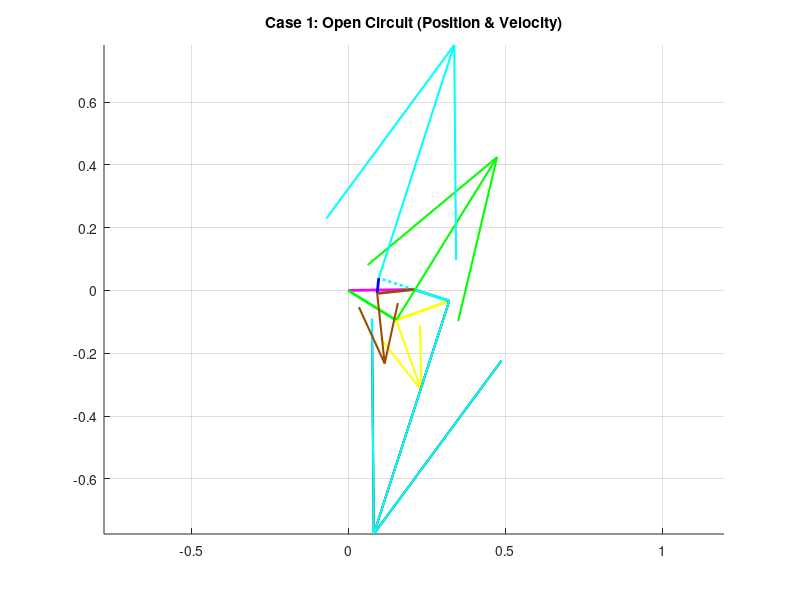
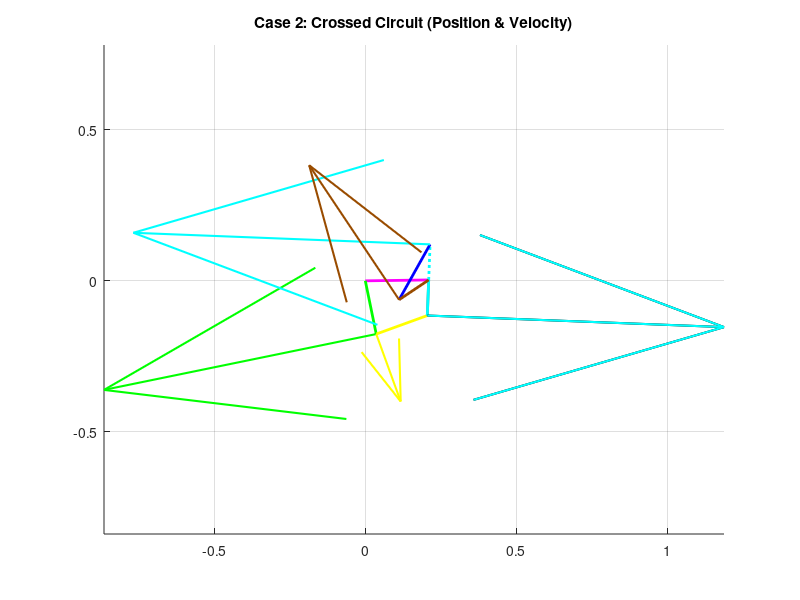

Write the MATLAB code that produced these figures, in order.
clear all
close all
clc

% ==========================================
% SECTION 1: PARAMETERS & INPUT
% ==========================================
L1 = 0.210; % Ground (Pink)
L2_Loop1 = 0.180; % Green
L3_Loop1 = 0.180; % Yellow
L4_Shared = 0.118; % Grey

L2_Loop2 = 0.118; % Cyan
L3_Loop2 = 0.210; % Red

L2_Loop3 = 0.118; % Cyan (Extended)
L3_Loop3 = 0.210; % Blue
L4_Loop3 = 0.118; % Brown

d = L1;
offset_deg = 0.81;
offset = deg2rad(offset_deg);

q3d_global = 19.94; 
q3 = deg2rad(q3d_global) - offset;

w_Yellow = -2.2; % Input Angular Velocity

% ==========================================
% SECTION 2: POSITION ANALYSIS
% ==========================================

% --- LOOP 1 ---
a = L2_Loop1; b = L3_Loop1; c = L4_Shared;
K1=d/b; K2=d/c; K3=(b^2-a^2+c^2+d^2)/(2*b*c); K4=d/a; K5=(c^2-d^2-b^2-a^2)/(2*b*a);
A=cos(q3)-K1-K2*cos(q3)+K3; B=-2*sin(q3); C=K1-(K2+1)*cos(q3)+K3;
D=cos(q3)-K1+K4*cos(q3)+K5; E=-2*sin(q3); F=K1+(K4-1)*cos(q3)+K5;

q4_L1_open = 2*atan((-B - sqrt(B^2 - 4*A*C))/(2*A));
q2_L1_open = 2*atan((-E - sqrt(E^2 - 4*D*F))/(2*D));
q4_L1_cross = 2*atan((-B + sqrt(B^2 - 4*A*C))/(2*A));
q2_L1_cross = 2*atan((-E + sqrt(E^2 - 4*D*F))/(2*D));

% --- LOOP 2 ---
a = L2_Loop2; b = L3_Loop2; c = L4_Shared;
K1_L2=d/c; K2_L2=d/a; K3_L2=(c^2-b^2+a^2+d^2)/(2*c*a); K4_L2=d/b; K5_L2=(a^2-d^2-c^2-b^2)/(2*c*b);

% Case 1 (Open)
q_in_1 = q4_L1_open;
A2_1=cos(q_in_1)-K1_L2-K2_L2*cos(q_in_1)+K3_L2; B2_1=-2*sin(q_in_1); C2_1=K1_L2-(K2_L2+1)*cos(q_in_1)+K3_L2;
D2_1=cos(q_in_1)-K1_L2+K4_L2*cos(q_in_1)+K5_L2; E2_1=-2*sin(q_in_1); F2_1=K1_L2+(K4_L2-1)*cos(q_in_1)+K5_L2;
q2_Cyan_1 = 2*atan((-B2_1 + sqrt(B2_1^2 - 4*A2_1*C2_1))/(2*A2_1)); 
q3_Red_1 = 2*atan((-E2_1 + sqrt(E2_1^2 - 4*D2_1*F2_1))/(2*D2_1));

% Case 2 (Crossed)
q_in_2 = q4_L1_cross;
A2_2=cos(q_in_2)-K1_L2-K2_L2*cos(q_in_2)+K3_L2; B2_2=-2*sin(q_in_2); C2_2=K1_L2-(K2_L2+1)*cos(q_in_2)+K3_L2;
D2_2=cos(q_in_2)-K1_L2+K4_L2*cos(q_in_2)+K5_L2; E2_2=-2*sin(q_in_2); F2_2=K1_L2+(K4_L2-1)*cos(q_in_2)+K5_L2;
q2_Cyan_2 = 2*atan((-B2_2 + sqrt(B2_2^2 - 4*A2_2*C2_2))/(2*A2_2)); 
q3_Red_2 = 2*atan((-E2_2 + sqrt(E2_2^2 - 4*D2_2*F2_2))/(2*D2_2));

% --- LOOP 3 ---
a = L2_Loop3; b = L3_Loop3; c = L4_Loop3;
K1_L3=d/a; K2_L3=d/c; K3_L3=(a^2-b^2+c^2+d^2)/(2*a*c); K4_L3=d/b; K5_L3=(c^2-d^2-a^2-b^2)/(2*a*b);

% Case 1 (Open)
q_in_3_1 = q2_Cyan_1 + pi;
A3_1=cos(q_in_3_1)-K1_L3-K2_L3*cos(q_in_3_1)+K3_L3; B3_1=-2*sin(q_in_3_1); C3_1=K1_L3-(K2_L3+1)*cos(q_in_3_1)+K3_L3;
D3_1=cos(q_in_3_1)-K1_L3+K4_L3*cos(q_in_3_1)+K5_L3; E3_1=-2*sin(q_in_3_1); F3_1=K1_L3+(K4_L3-1)*cos(q_in_3_1)+K5_L3;
q4_Brown_1 = 2*atan((-B3_1 + sqrt(B3_1^2 - 4*A3_1*C3_1))/(2*A3_1));
q3_Blue_1 = 2*atan((-E3_1 + sqrt(E3_1^2 - 4*D3_1*F3_1))/(2*D3_1));

% Case 2 (Crossed)
q_in_3_2 = q2_Cyan_2 + pi;
A3_2=cos(q_in_3_2)-K1_L3-K2_L3*cos(q_in_3_2)+K3_L3; B3_2=-2*sin(q_in_3_2); C3_2=K1_L3-(K2_L3+1)*cos(q_in_3_2)+K3_L3;
D3_2=cos(q_in_3_2)-K1_L3+K4_L3*cos(q_in_3_2)+K5_L3; E3_2=-2*sin(q_in_3_2); F3_2=K1_L3+(K4_L3-1)*cos(q_in_3_2)+K5_L3;
q4_Brown_2 = 2*atan((-B3_2 + sqrt(B3_2^2 - 4*A3_2*C3_2))/(2*A3_2));
q3_Blue_2 = 2*atan((-E3_2 + sqrt(E3_2^2 - 4*D3_2*F3_2))/(2*D3_2));

% --- DISPLAY ANGLES ---
disp('=== POSITION RESULTS (Degrees) ===');
disp('CASE 1 (OPEN):');
disp(['  Green:  ', num2str(rad2deg(q2_L1_open)+offset_deg)]);
disp(['  Yellow: ', num2str(q3d_global)]);
disp(['  Grey:   ', num2str(rad2deg(q4_L1_open)+offset_deg)]);
disp(['  Cyan:   ', num2str(rad2deg(q2_Cyan_1)+offset_deg)]);
disp(['  Red:    ', num2str(rad2deg(q3_Red_1)+offset_deg)]);
disp(['  Blue:   ', num2str(rad2deg(q3_Blue_1)+offset_deg)]);
disp(['  Brown:  ', num2str(rad2deg(q4_Brown_1)+offset_deg)]);
disp(' ');
disp('CASE 2 (CROSSED):');
disp(['  Green:  ', num2str(rad2deg(q2_L1_cross)+offset_deg)]);
disp(['  Yellow: ', num2str(q3d_global)]);
disp(['  Grey:   ', num2str(rad2deg(q4_L1_cross)+offset_deg)]);
disp(['  Cyan:   ', num2str(rad2deg(q2_Cyan_2)+offset_deg)]);
disp(['  Red:    ', num2str(rad2deg(q3_Red_2)+offset_deg)]);
disp(['  Blue:   ', num2str(rad2deg(q3_Blue_2)+offset_deg)]);
disp(['  Brown:  ', num2str(rad2deg(q4_Brown_2)+offset_deg)]);
disp(' ');

% ==========================================
% SECTION 3: VELOCITY ANALYSIS
% ==========================================
% w_Yellow = -2.2

% --- Loop 1 ---
a=L2_Loop1; b=L3_Loop1; c=L4_Shared;
% Case 1
w_Grey_1 = (b * w_Yellow * sin(q3 - q2_L1_open)) / (c * sin(q4_L1_open - q2_L1_open));
w_Green_1 = (b * w_Yellow * sin(q4_L1_open - q3)) / (a * sin(q4_L1_open - q2_L1_open));
% Case 2
w_Grey_2 = (b * w_Yellow * sin(q3 - q2_L1_cross)) / (c * sin(q4_L1_cross - q2_L1_cross));
w_Green_2 = (b * w_Yellow * sin(q4_L1_cross - q3)) / (a * sin(q4_L1_cross - q2_L1_cross));

% --- Loop 2 ---
a=L2_Loop2; b=L3_Loop2; c=L4_Shared;
% Case 1
w_Cyan_1 = (c * w_Grey_1 * sin(q4_L1_open - q3_Red_1)) / (a * sin(q2_Cyan_1 - q3_Red_1));
w_Red_1 = (c * w_Grey_1 * sin(q4_L1_open - q2_Cyan_1)) / (b * sin(q3_Red_1 - q2_Cyan_1));
% Case 2
w_Cyan_2 = (c * w_Grey_2 * sin(q4_L1_cross - q3_Red_2)) / (a * sin(q2_Cyan_2 - q3_Red_2));
w_Red_2 = (c * w_Grey_2 * sin(q4_L1_cross - q2_Cyan_2)) / (b * sin(q3_Red_2 - q2_Cyan_2));

% --- Loop 3 ---
a=L2_Loop3; b=L3_Loop3; c=L4_Loop3;
% Case 1
w_Brown_1 = (a * w_Cyan_1 * sin(q_in_3_1 - q3_Blue_1)) / (c * sin(q4_Brown_1 - q3_Blue_1));
w_Blue_1 = (a * w_Cyan_1 * sin(q4_Brown_1 - q_in_3_1)) / (b * sin(q4_Brown_1 - q3_Blue_1));
% Case 2
w_Brown_2 = (a * w_Cyan_2 * sin(q_in_3_2 - q3_Blue_2)) / (c * sin(q4_Brown_2 - q3_Blue_2));
w_Blue_2 = (a * w_Cyan_2 * sin(q4_Brown_2 - q_in_3_2)) / (b * sin(q4_Brown_2 - q3_Blue_2));

% --- DISPLAY VELOCITIES ---
disp('=== VELOCITY RESULTS (rad/s) ===');
disp('CASE 1 (OPEN):');
disp(['  w_Green: ', num2str(w_Green_1)]);
disp(['  w_Yellow (Input): ', num2str(w_Yellow)]);
disp(['  w_Grey:  ', num2str(w_Grey_1)]);
disp(['  w_Cyan:  ', num2str(w_Cyan_1)]);
disp(['  w_Red:   ', num2str(w_Red_1)]);
disp(['  w_Blue:  ', num2str(w_Blue_1)]);
disp(['  w_Brown: ', num2str(w_Brown_1)]);
disp(' ');
disp('CASE 2 (CROSSED):');
disp(['  w_Green: ', num2str(w_Green_2)]);
disp(['  w_Yellow (Input): ', num2str(w_Yellow)]);
disp(['  w_Grey:  ', num2str(w_Grey_2)]);
disp(['  w_Cyan:  ', num2str(w_Cyan_2)]);
disp(['  w_Red:   ', num2str(w_Red_2)]);
disp(['  w_Blue:  ', num2str(w_Blue_2)]);
disp(['  w_Brown: ', num2str(w_Brown_2)]);

% ==========================================
% SECTION 4: VECTORS & PLOTTING
% ==========================================
Scale = 0.6;
RO4O2 = L1*exp(1i*offset);
RO4O2x = real(RO4O2); RO4O2y = imag(RO4O2);

% --- CASE 1 (OPEN) ---
figure(1)
hold on; title('Case 1: Open Circuit (Position & Velocity)');

% 1. Vectors
R_Green = L2_Loop1*exp(1i*(q2_L1_open+offset));
R_Yellow = L3_Loop1*exp(1i*(q3+offset));
R_Grey = L4_Shared*exp(1i*(q4_L1_open+offset));
R_Cyan = L2_Loop2*exp(1i*(q2_Cyan_1+offset));
R_Red = L3_Loop2*exp(1i*(q3_Red_1+offset));
R_Cyan_Up = L2_Loop3*exp(1i*(q_in_3_1+offset));
R_Blue = L3_Loop3*exp(1i*(q3_Blue_1+offset));
R_Brown = L4_Loop3*exp(1i*(q4_Brown_1+offset));

% 2. Plot Mechanism (Position) - [Added Ground Pink]
plot([0 RO4O2x], [0 RO4O2y], 'm-', 'LineWidth', 2); % Ground (Pink)
plot([0 real(R_Green)], [0 imag(R_Green)], 'g-', 'LineWidth', 2);
plot([real(R_Green) real(R_Grey)+RO4O2x], [imag(R_Green) imag(R_Grey)+RO4O2y], 'y-', 'LineWidth', 2);
plot([RO4O2x real(R_Grey)+RO4O2x], [RO4O2y imag(R_Grey)+RO4O2y], 'Color', [0.5 0.5 0.5], 'LineWidth', 2);
plot([RO4O2x real(R_Cyan)+RO4O2x], [RO4O2y imag(R_Cyan)+RO4O2y], 'c-', 'LineWidth', 2);
plot([real(R_Cyan)+RO4O2x real(R_Grey)+RO4O2x], [imag(R_Cyan)+RO4O2y imag(R_Grey)+RO4O2y], 'r-', 'LineWidth', 2);
plot([RO4O2x real(R_Cyan_Up)+RO4O2x], [RO4O2y imag(R_Cyan_Up)+RO4O2y], 'c:', 'LineWidth', 2);
plot([real(R_Cyan_Up)+RO4O2x real(R_Brown)+RO4O2x], [imag(R_Cyan_Up)+RO4O2y imag(R_Brown)+RO4O2y], 'b-', 'LineWidth', 2);
plot([RO4O2x real(R_Brown)+RO4O2x], [RO4O2y imag(R_Brown)+RO4O2y], 'Color', [0.6 0.3 0], 'LineWidth', 2);

% 3. Calculate Velocities
V_Green = 1i * R_Green * w_Green_1;
V_Yellow_Rel = 1i * R_Yellow * w_Yellow;
V_Grey = 1i * R_Grey * w_Grey_1;
V_Cyan = 1i * R_Cyan * w_Cyan_1;
V_Cyan_Up = 1i * R_Cyan_Up * w_Cyan_1;
V_Brown = 1i * R_Brown * w_Brown_1;

% 4. Plot Velocities
quiver(real(R_Green), imag(R_Green), real(V_Green)*Scale, imag(V_Green)*Scale, 0, 'Color', 'g', 'LineWidth', 1.5, 'MaxHeadSize', 0.5);
quiver(real(R_Green), imag(R_Green), real(V_Yellow_Rel)*Scale, imag(V_Yellow_Rel)*Scale, 0, 'Color', 'y', 'LineWidth', 1.5, 'MaxHeadSize', 0.5);
quiver(real(R_Grey)+RO4O2x, imag(R_Grey)+RO4O2y, real(V_Grey)*Scale, imag(V_Grey)*Scale, 0, 'k', 'LineWidth', 1.5, 'MaxHeadSize', 0.5);
quiver(real(R_Cyan)+RO4O2x, imag(R_Cyan)+RO4O2y, real(V_Cyan)*Scale, imag(V_Cyan)*Scale, 0, 'c', 'LineWidth', 1.5, 'MaxHeadSize', 0.5);
quiver(real(R_Cyan_Up)+RO4O2x, imag(R_Cyan_Up)+RO4O2y, real(V_Cyan_Up)*Scale, imag(V_Cyan_Up)*Scale, 0, 'c', 'LineWidth', 1.5, 'MaxHeadSize', 0.5);
quiver(real(R_Brown)+RO4O2x, imag(R_Brown)+RO4O2y, real(V_Brown)*Scale, imag(V_Brown)*Scale, 0, 'Color', [0.6 0.3 0], 'LineWidth', 1.5, 'MaxHeadSize', 0.5);

axis equal; grid on;

% --- CASE 2 (CROSSED) ---
figure(2)
hold on; title('Case 2: Crossed Circuit (Position & Velocity)');

% 1. Vectors
R_Green_2 = L2_Loop1*exp(1i*(q2_L1_cross+offset));
R_Yellow_2 = L3_Loop1*exp(1i*(q3+offset));
R_Grey_2 = L4_Shared*exp(1i*(q4_L1_cross+offset));
R_Cyan_2 = L2_Loop2*exp(1i*(q2_Cyan_2+offset));
R_Red_2 = L3_Loop2*exp(1i*(q3_Red_2+offset));
R_Cyan_Up_2 = L2_Loop3*exp(1i*(q_in_3_2+offset));
R_Blue_2 = L3_Loop3*exp(1i*(q3_Blue_2+offset));
R_Brown_2 = L4_Loop3*exp(1i*(q4_Brown_2+offset));

% 2. Plot Mechanism - [Added Ground Pink]
plot([0 RO4O2x], [0 RO4O2y], 'm-', 'LineWidth', 2); % Ground
plot([0 real(R_Green_2)], [0 imag(R_Green_2)], 'g-', 'LineWidth', 2);
plot([real(R_Green_2) real(R_Grey_2)+RO4O2x], [imag(R_Green_2) imag(R_Grey_2)+RO4O2y], 'y-', 'LineWidth', 2);
plot([RO4O2x real(R_Grey_2)+RO4O2x], [RO4O2y imag(R_Grey_2)+RO4O2y], 'Color', [0.5 0.5 0.5], 'LineWidth', 2);
plot([RO4O2x real(R_Cyan_2)+RO4O2x], [RO4O2y imag(R_Cyan_2)+RO4O2y], 'c-', 'LineWidth', 2);
plot([real(R_Cyan_2)+RO4O2x real(R_Grey_2)+RO4O2x], [imag(R_Cyan_2)+RO4O2y imag(R_Grey_2)+RO4O2y], 'r-', 'LineWidth', 2);
plot([RO4O2x real(R_Cyan_Up_2)+RO4O2x], [RO4O2y imag(R_Cyan_Up_2)+RO4O2y], 'c:', 'LineWidth', 2);
plot([real(R_Cyan_Up_2)+RO4O2x real(R_Brown_2)+RO4O2x], [imag(R_Cyan_Up_2)+RO4O2y imag(R_Brown_2)+RO4O2y], 'b-', 'LineWidth', 2);
plot([RO4O2x real(R_Brown_2)+RO4O2x], [RO4O2y imag(R_Brown_2)+RO4O2y], 'Color', [0.6 0.3 0], 'LineWidth', 2);

% 3. Calculate Velocities
V_Green_2 = 1i * R_Green_2 * w_Green_2;
V_Yellow_Rel_2 = 1i * R_Yellow_2 * w_Yellow;
V_Grey_2 = 1i * R_Grey_2 * w_Grey_2;
V_Cyan_2 = 1i * R_Cyan_2 * w_Cyan_2;
V_Cyan_Up_2 = 1i * R_Cyan_Up_2 * w_Cyan_2;
V_Brown_2 = 1i * R_Brown_2 * w_Brown_2;

% 4. Plot Velocities
quiver(real(R_Green_2), imag(R_Green_2), real(V_Green_2)*Scale, imag(V_Green_2)*Scale, 0, 'g', 'LineWidth', 1.5, 'MaxHeadSize', 0.5);
quiver(real(R_Green_2), imag(R_Green_2), real(V_Yellow_Rel_2)*Scale, imag(V_Yellow_Rel_2)*Scale, 0, 'y', 'LineWidth', 1.5, 'MaxHeadSize', 0.5);
quiver(real(R_Grey_2)+RO4O2x, imag(R_Grey_2)+RO4O2y, real(V_Grey_2)*Scale, imag(V_Grey_2)*Scale, 0, 'k', 'LineWidth', 1.5, 'MaxHeadSize', 0.5);
quiver(real(R_Cyan_2)+RO4O2x, imag(R_Cyan_2)+RO4O2y, real(V_Cyan_2)*Scale, imag(V_Cyan_2)*Scale, 0, 'c', 'LineWidth', 1.5, 'MaxHeadSize', 0.5);
quiver(real(R_Cyan_Up_2)+RO4O2x, imag(R_Cyan_Up_2)+RO4O2y, real(V_Cyan_Up_2)*Scale, imag(V_Cyan_Up_2)*Scale, 0, 'c', 'LineWidth', 1.5, 'MaxHeadSize', 0.5);
quiver(real(R_Brown_2)+RO4O2x, imag(R_Brown_2)+RO4O2y, real(V_Brown_2)*Scale, imag(V_Brown_2)*Scale, 0, 'Color', [0.6 0.3 0], 'LineWidth', 1.5, 'MaxHeadSize', 0.5);

axis equal; grid on;
